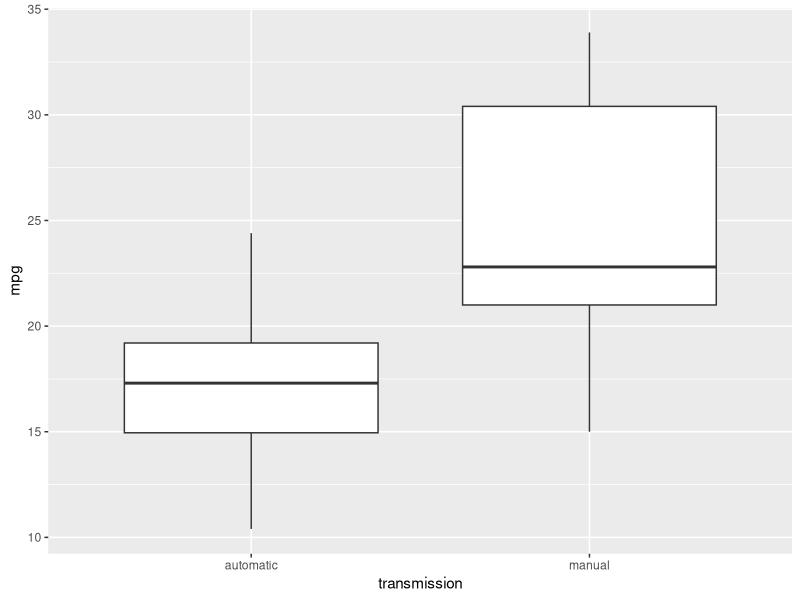
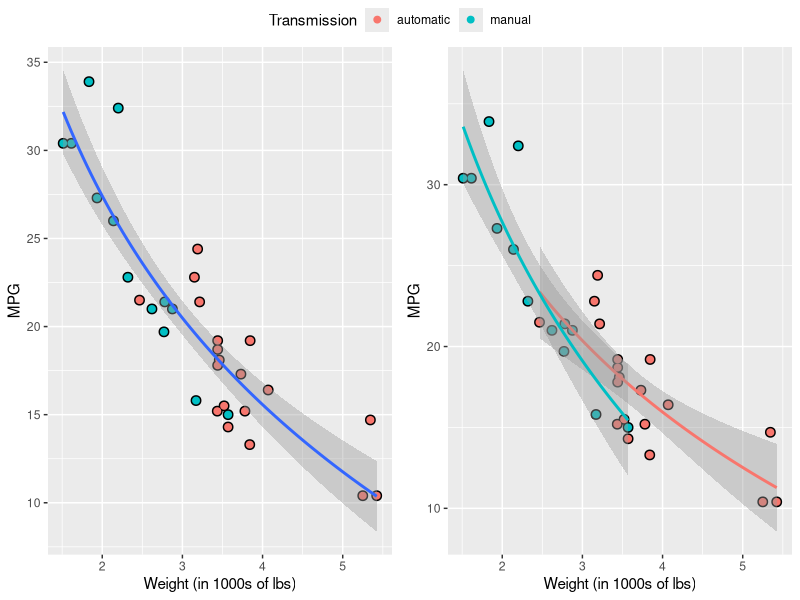
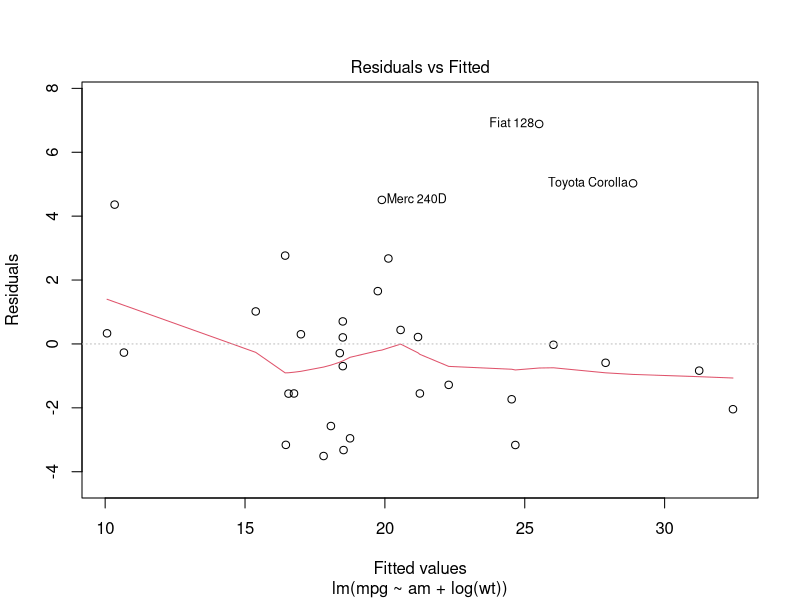
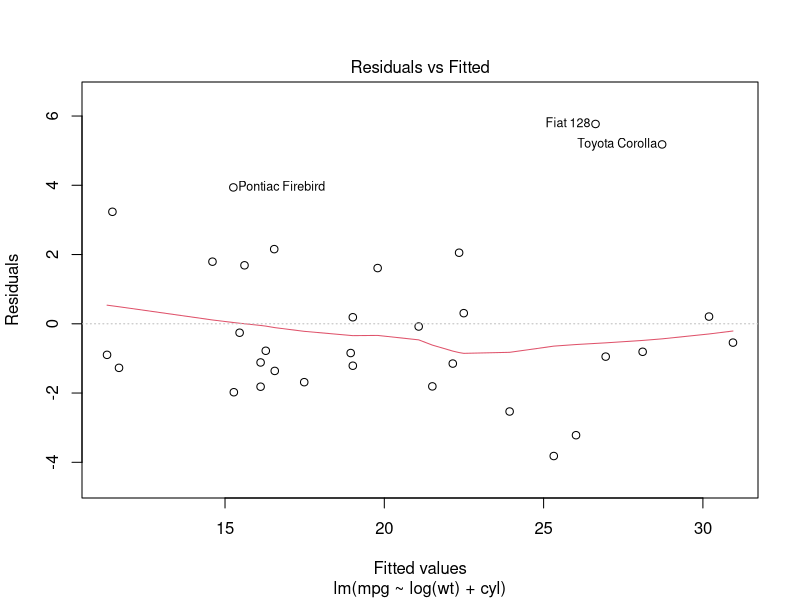

Reproduce these figures in R, in order.
## ---- chunk 1
data(mtcars)
cor(mtcars$mpg, mtcars[,-1])
## ---- chunk 2
fit1 <- lm(mpg ~ am, data = mtcars); coef(summary(fit1)); summary(fit1)$adj.r.squared
## ---- chunk 3
fit2 <- lm(mpg ~ am + log(wt), data = mtcars); coef(summary(fit2)); summary(fit2)$adj.r.squared
## ---- chunk 4
fit3 <- lm(mpg ~ log(wt) + cyl, data = mtcars); coef(summary(fit3)); summary(fit3)$adj.r.squared
## ---- chunk 5
data(mtcars)
mtcars$am[mtcars$am == 0] <- "automatic"
mtcars$am[mtcars$am == 1] <- "manual"

library(ggplot2)
ggplot(data = mtcars, mapping = aes(factor(am), mpg)) +
    geom_boxplot() +
    xlab("transmission")
## ---- chunk 6
library(ggpubr)
plot1 <- ggplot(data = mtcars, mapping = aes(wt, mpg)) +
    geom_point(size = 3, color = "black") +
    geom_point(size = 2, aes(color = factor(am))) +
    geom_smooth(method = "lm", formula = y ~ log(x)) +
    labs(x = "Weight (in 1000s of lbs)", y = "MPG", color = "Transmission")
plot2 <- ggplot(data = mtcars, mapping = aes(wt, mpg, color = factor(am))) +
    geom_point(size = 3, color = "black") +
    geom_point(size = 2) +
    geom_smooth(method = "lm", formula = y ~ log(x)) +
    labs(x = "Weight (in 1000s of lbs)", y = "MPG", color = "Transmission")
ggarrange(plot1, plot2, common.legend = TRUE)
## ---- chunk 7
plot(fit2, which = 1)
## ---- chunk 8
plot(fit3, which = 1)
